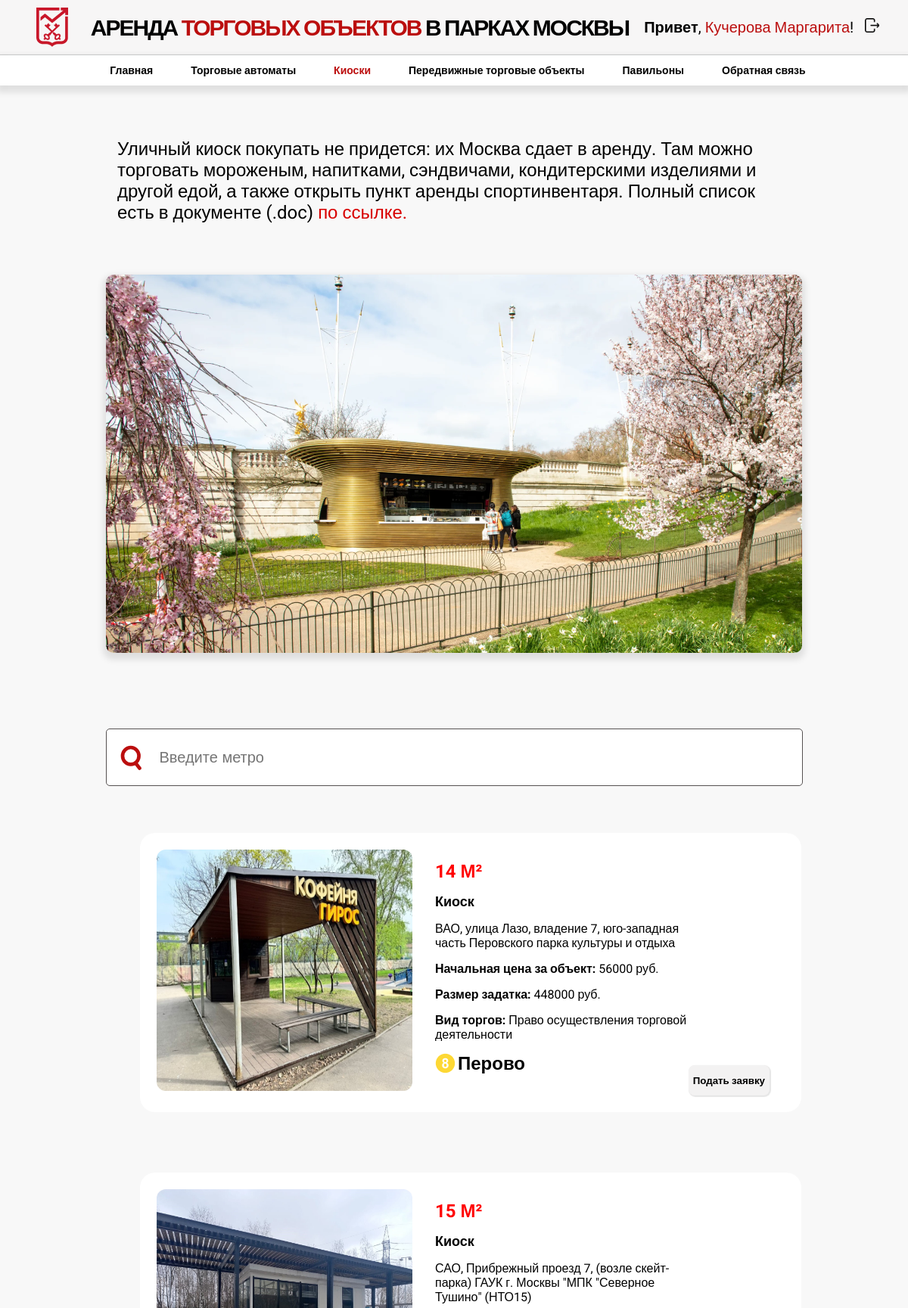
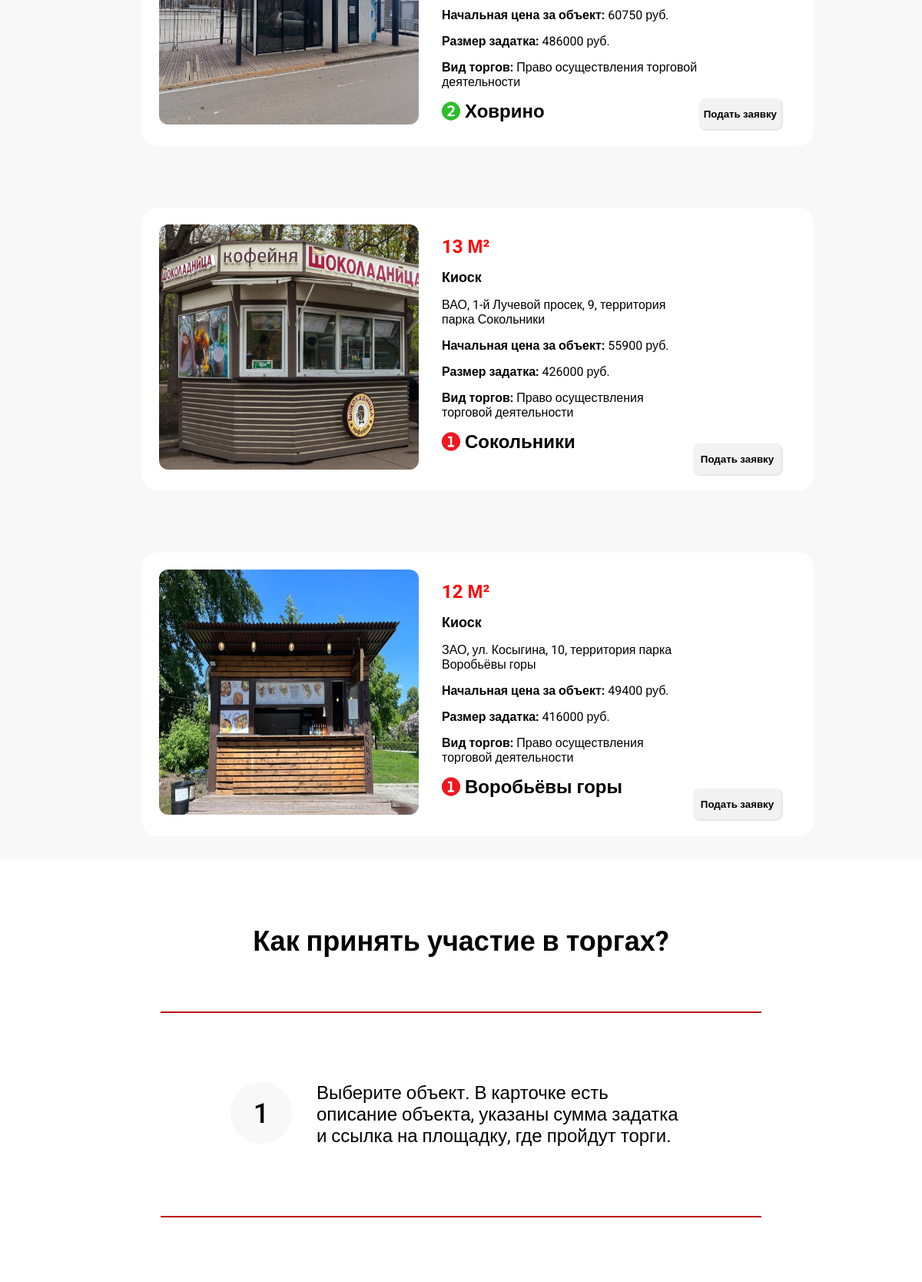
Screenshot of /kioski.php (signed in, upper part) with the database file from the repository (2 pictures, top to bottom).
### tables this page shows
CREATE TABLE IF NOT EXISTS `kioski` (
  `id` int NOT NULL AUTO_INCREMENT,
  `tip_objekta_id` varchar(255) DEFAULT NULL,
  `ploshchad_objekta` varchar(10) NOT NULL,
  `stanciya_metro_id` varchar(255) DEFAULT NULL,
  `adres` varchar(255) NOT NULL,
  `nachalnaya_cena` decimal(65,0) NOT NULL,
  `razmer_zadatka` decimal(65,0) NOT NULL,
  `vid_torgov_id` varchar(255) DEFAULT NULL,
  `image_metro_line_id` varchar(255) DEFAULT NULL,
  `foto_objekta` varchar(255) NOT NULL,
  PRIMARY KEY (`id`),
  KEY `image_metro_line_id` (`image_metro_line_id`),
  KEY `stanciya_metro_id` (`stanciya_metro_id`),
  KEY `tip_objekta_id` (`tip_objekta_id`),
  KEY `vid_torgov_id` (`vid_torgov_id`)
);

### kioski.php (the view, shortened to what this page needs)
<?php
include('include/submit_application.php');
$current_page = basename($_SERVER['PHP_SELF']);
?>
<!DOCTYPE html>
<html lang="ru">
<head>
    <link rel="stylesheet" href="css/style.css">
</head>
<body>
    <nav>
    <div class="nav-logo">
            <img src="img/Gerb.png" style="margin-right: 20px"alt="Эмблема">
            <h1>
                АРЕНДА <font color="BB0E0E"> ТОРГОВЫХ ОБЪЕКТОВ</font> В ПАРКАХ МОСКВЫ
            </h1>
            <?php if (isset($_SESSION['username'])): ?>
            <div class="exit-login"><b>Привет</b>, <font color="#BB0E0E"><?php echo htmlspecialchars($_SESSION['username']); ?></font>!</div>
            <a href="include/logout.php"><img src="img/exit.png" style="margin-left: 15px; width:19px; height:19px"></a>
            <?php else: ?>
            <button id="btn-nav-logo">Войти<img src="img/login.png" style="padding-left: 10px;" alt="login"></button>
            <?php endif; ?>
        </div>
        <div class="navbar">
    <li class="<?php if ($current_page == 'index1.php') echo 'active'; ?>"><a href="index1.php">Главная</a></li>
    <li class="<?php if ($current_page == 'TorgovieAvtomati.php') echo 'active'; ?>"><a href="TorgovieAvtomati.php">Торговые автоматы</a></li>
    <li class="<?php if ($current_page == 'kioski.php') echo 'active'; ?>"><a href="kioski.php">Киоски</a></li>
    <li class="<?php if ($current_page == 'peredvijnie.php') echo 'active'; ?>"><a href="peredvijnie.php">Передвижные торговые объекты</a></li>
    <li class="<?php if ($current_page == 'paviloni.php') echo 'active'; ?>"><a href="paviloni.php">Павильоны</a></li>
    <li id="callback-button">Обратная связь</li>
</div>
    </nav>
    <header>
        <div class="main-text">
        Уличный киоск покупать не придется: их Москва сдает
            в аренду. Там можно торговать мороженым, напитками,
            сэндвичами, кондитерскими изделиями и другой едой,
            а также открыть пункт аренды спортинвентаря. Полный
            список есть в документе (.doc)
            <a href="files/Распоряжение ДТиУ г. Москвы от 21.08.2012 N 136 (ред. от 20.06.2018).docx" download>по
            ссылке.</a></span>
        </div>
        <img class="img-header" src="img/kioski-header.png" alt="Киоск" style="margin:60px auto 0px auto; display:block">
        <input type="text" id="myInput" onkeyup="myFunction()" placeholder="Введите метро">
        <?php
     $sql = "SELECT *
     FROM kioski";
            $result = $link->query($sql);
            while ($row = $result->fetch_assoc())
            {
             echo '
         <div class="cards-container">
            <div class="vending_machine-container">
             <img src='.$row['foto_objekta'].' width="338px" height="319px">
                                 <span class="cards-container-db">
                                     <li><b>
                                             <font color="red" size="5px"> '.$row['ploshchad_objekta'].'</font>
                                         </b></li>
                                     <li>
                                         <font size="4px"><b>'.$row['tip_objekta_id'].'</b></font>
                                     </li>
                                     <li>'.$row['adres'].'</li>
                                     <li><b>Начальная цена за объект: </b>'.$row['nachalnaya_cena'].' руб.</li>
                                     <li><b>Размер задатка: </b>'.$row['razmer_zadatka'].' руб.</li>
                                     <li><b>Вид торгов: </b>'.$row['vid_torgov_id'].'</li>
                                     <li><img src='.$row['image_metro_line_id'].'></li>
                                        <li id="metro"> <font size="5em"><b>'.$row['stanciya_metro_id'].'</b></font></li>
                                 </span>
                                 <input class="open-modal" type="button" value="Подать заявку" data-id="' . $row['id'] . '" data-type="' . $row['tip_objekta_id'] . '">
                                 </div>
                             </div>
                          ';
            }
       ?>
    </header>
    <main>
        <div class="main-info">
            <h2>Как принять участие в торгах?</h2>
            <br>
            <hr color="#BB0E0E" width="780px">
            <li><img src="img/Frame 3.png" alt="1"> Выберите объект. В карточке есть описание объекта,
                указаны сумма задатка и ссылка на площадку, где пройдут торги.</li>
            <hr color="#BB0E0E" width="780px">
            <li><img src="img/Frame 4.png" alt="2">
            </li>
        </div>
    </main>
</body>
</html>

### css/style.css (style rules this page uses)
body { font-family: 'Roboto', sans-serif; margin: auto; min-width: 1098px; overflow-x: hidden; }
nav { margin: auto; position: sticky; top: 0; }
.nav-logo { font-size: 20px; height: 72px; background-color: #f7f6f6; display: flex; align-items: center; justify-content: center; letter-spacing: -2px; border-bottom: 1px solid rgb(206, 206, 206); }
.exit-login { margin-left: 20px; letter-spacing: 0; }
.navbar { display: flex; justify-content: center; align-items: center; list-style-type: none; font-size: 14px; font-weight: 700; font-style: normal; background-color: white; box-shadow: 0px 5px 8px 4px rgba(0, 0, 0, 0.1); height: 40px; padding-left: 60px; }
.navbar a { text-decoration: none; color: black; }
.navbar li.active a { color: #BB0E0E; }
.navbar li { margin-right: 50px; cursor: pointer; }
header { background-color: #F8F8F8; }
.img-header { border-radius: 10px; box-shadow: 0px 5px 8px 4px rgba(0, 0, 0, 0.1); }
.main-info { display: flex; align-items: center; flex-direction: column; font-size: 24px; padding-top: 56px; list-style: none; font-weight: 400; font-style: normal; }
.main-text a { text-decoration: none; color: #D80000; }
.main-info li { padding: 78px; width: 600px; }
.main-info img { float: left; padding-right: 32px; }
.main-text { font-weight: 400; font-style: normal; text-align: left; font-size: 24px; width: 890px; margin: auto; margin-top: 60px; padding-bottom: 8px; }
.main-text { width: 890px; margin: auto; padding-top: 70px; }
#myInput { background-image: url('/css/img/icon\ _search_.svg'); background-repeat: no-repeat; background-position: 18px; margin: auto; display: flex; justify-content: center; margin-top: 100px; width: 829px; height: 50px; border: 1px solid #565252; border-radius: 5px; background-color: #fff; padding: 12px 20px 12px 70px; margin-bottom: 12px; font-size: 20px; }
.cards-container { display: flex; flex-direction: column; width: 830px; margin: auto; }
.cards-container img { border-radius: 12px; float: left; }
.cards-container div { width: 830px; border-radius: 20px; margin-bottom: 30px; background-color: #fff; padding: 22px; display: flex; margin-top: 50px; }
.cards-container li:last-child { margin-left: 30px; }
.cards-container-db { flex-direction: column; margin-left: 30px; align-items: center; }
.cards-container-db li { list-style: none; margin-top: 15px; }
.open-modal { height: 40px; border: none; font-family: 'Roboto', sans-serif; cursor: pointer; margin-top: 285px; margin-right: 20px; font-family: 14px; width: 150px; font-weight: 800; box-shadow: 1px 1px 1px 1px rgba(0, 0, 0, 0.1); border-radius: 8px; background-color: #f3f2f2; }

### rows the page displays
kioski: foto_objekta (picture), ploshchad_objekta "14 М²", tip_objekta "Киоск", adres "ВАО, улица Лазо, владение 7, юго-западная часть Перовского парка культуры и отдыха", nachalnaya_cena "56000", razmer_zadatka "448000", vid_torgov "Право осуществления торговой деятельности", image_metro_line (picture), stanciya_metro "Перово"
kioski: foto_objekta (picture), ploshchad_objekta "15 М²", tip_objekta "Киоск", adres "САО, Прибрежный проезд 7, (возле скейт-парка) ГАУК г. Москвы \"МПК \"Северное Тушино\" (НТО15)", nachalnaya_cena "60750", razmer_zadatka "486000", vid_torgov "Право осуществления торговой деятельности", image_metro_line (picture), stanciya_metro "Ховрино"
kioski: foto_objekta (picture), ploshchad_objekta "13 М²", tip_objekta "Киоск", adres "ВАО, 1-й Лучевой просек, 9, территория парка Сокольники", nachalnaya_cena "55900", razmer_zadatka "426000", vid_torgov "Право осуществления торговой деятельности", image_metro_line (picture), stanciya_metro "Сокольники"
kioski: foto_objekta (picture), ploshchad_objekta "12 М²", tip_objekta "Киоск", adres "ЗАО, ул. Косыгина, 10, территория парка Воробьёвы горы", nachalnaya_cena "49400", razmer_zadatka "416000", vid_torgov "Право осуществления торговой деятельности", image_metro_line (picture), stanciya_metro "Воробьёвы горы"

### other values shown
$_SESSION['username'] "Кучерова Маргарита"
